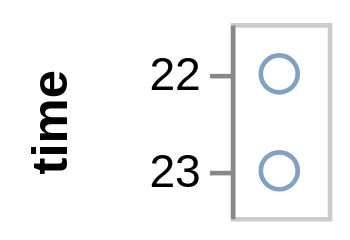

Vega-Lite specification stored for this chart:
### Vega specification from a JSON file in a GitHub repository (floating-point values rounded to 4 significant figures)
{"$schema": "https://vega.github.io/schema/vega/v3.0.json", "description": "Google's stock price over time.", "autosize": "pad", "padding": 5, "encode": {"update": {"stroke": {"value": "#ccc"}, "fill": {"value": "transparent"}}}, "data": [{"name": "source_0", "values": [{"date": "10 Oct 2011 22:48:00"}, {"date": "11 Oct 2022 23:00:00"}]}, {"name": "data_0", "source": "source_0", "transform": [{"type": "formula", "expr": "toDate(datum[\"date\"])", "as": "date"}, {"type": "formula", "as": "hours_date", "expr": "datetime(0, 0, 1, hours(datum[\"date\"]), 0, 0, 0)"}]}], "signals": [{"name": "width", "update": "21"}, {"name": "y_step", "value": 21}, {"name": "height", "update": "bandspace(domain('y').length, 1, 0.5) * y_step"}], "marks": [{"name": "marks", "type": "symbol", "role": "point", "from": {"data": "data_0"}, "encode": {"update": {"x": {"signal": "width", "mult": 0.5}, "y": {"scale": "y", "field": "hours_date"}, "stroke": {"value": "#4c78a8"}, "fill": {"value": "transparent"}, "opacity": {"value": 0.7}}}}], "scales": [{"name": "y", "type": "point", "domain": {"data": "data_0", "field": "hours_date", "sort": true}, "range": {"step": {"signal": "y_step"}}, "round": true, "padding": 0.5}], "axes": [{"title": "time", "scale": "y", "labelOverlap": true, "orient": "left", "zindex": 1, "encode": {"labels": {"update": {"text": {"signal": "timeFormat(datum.value, '%H')"}}}}}], "config": {"axis": {"minExtent": 30}}}
